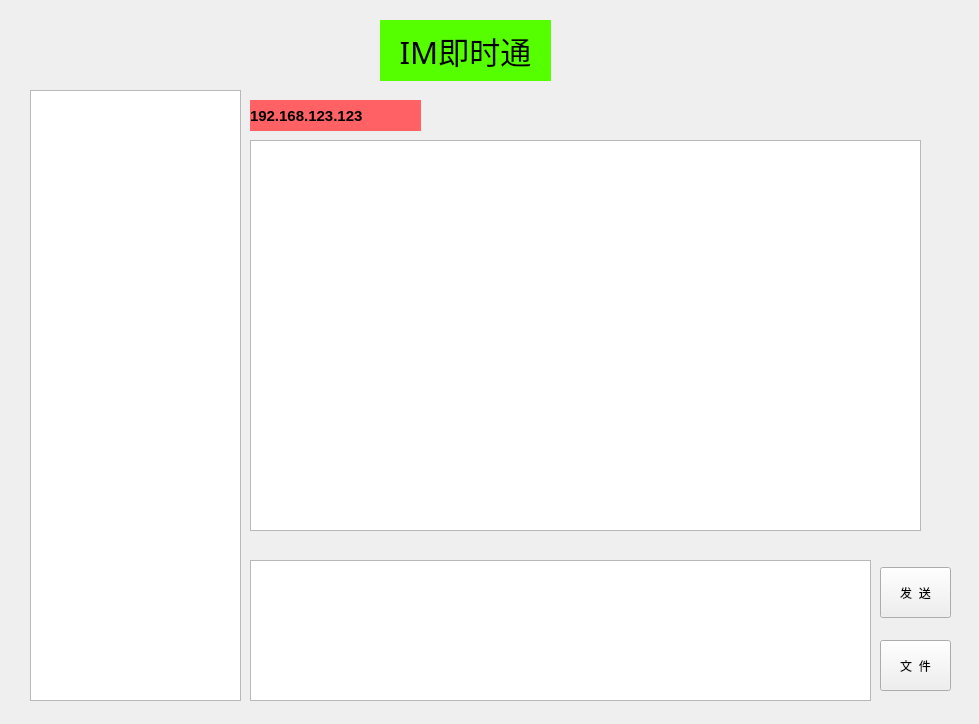
<?xml version="1.0" encoding="UTF-8"?>
<ui version="4.0">
 <class>MainWindow</class>
 <widget class="QMainWindow" name="MainWindow">
  <property name="geometry">
   <rect>
    <x>0</x>
    <y>0</y>
    <width>979</width>
    <height>724</height>
   </rect>
  </property>
  <property name="windowTitle">
   <string>MainWindow</string>
  </property>
  <widget class="QWidget" name="centralWidget">
   <widget class="QLabel" name="label">
    <property name="geometry">
     <rect>
      <x>380</x>
      <y>20</y>
      <width>171</width>
      <height>61</height>
     </rect>
    </property>
    <property name="font">
     <font>
      <family>隶书</family>
      <pointsize>23</pointsize>
     </font>
    </property>
    <property name="styleSheet">
     <string notr="true">background-color: rgb(85, 255, 0);</string>
    </property>
    <property name="text">
     <string>IM即时通</string>
    </property>
    <property name="alignment">
     <set>Qt::AlignCenter</set>
    </property>
   </widget>
   <widget class="QTableWidget" name="IPTableWidget">
    <property name="geometry">
     <rect>
      <x>30</x>
      <y>90</y>
      <width>211</width>
      <height>611</height>
     </rect>
    </property>
   </widget>
   <widget class="QLabel" name="CurrentLabel">
    <property name="geometry">
     <rect>
      <x>250</x>
      <y>100</y>
      <width>171</width>
      <height>31</height>
     </rect>
    </property>
    <property name="font">
     <font>
      <pointsize>11</pointsize>
      <weight>75</weight>
      <bold>true</bold>
     </font>
    </property>
    <property name="styleSheet">
     <string notr="true">background-color: rgb(255, 97, 100);</string>
    </property>
    <property name="text">
     <string>192.168.123.123</string>
    </property>
   </widget>
   <widget class="QTextEdit" name="RxTextEdit">
    <property name="geometry">
     <rect>
      <x>250</x>
      <y>140</y>
      <width>671</width>
      <height>391</height>
     </rect>
    </property>
    <property name="font">
     <font>
      <family>黑体</family>
      <pointsize>12</pointsize>
     </font>
    </property>
   </widget>
   <widget class="QTextEdit" name="TxTextEdit">
    <property name="geometry">
     <rect>
      <x>250</x>
      <y>560</y>
      <width>621</width>
      <height>141</height>
     </rect>
    </property>
   </widget>
   <widget class="QPushButton" name="MessPushButton">
    <property name="geometry">
     <rect>
      <x>880</x>
      <y>567</y>
      <width>71</width>
      <height>51</height>
     </rect>
    </property>
    <property name="text">
     <string>发  送</string>
    </property>
   </widget>
   <widget class="QPushButton" name="FilePushButton">
    <property name="geometry">
     <rect>
      <x>880</x>
      <y>640</y>
      <width>71</width>
      <height>51</height>
     </rect>
    </property>
    <property name="text">
     <string>文  件</string>
    </property>
   </widget>
  </widget>
 </widget>
 <layoutdefault spacing="6" margin="11"/>
 <resources/>
 <connections/>
</ui>
